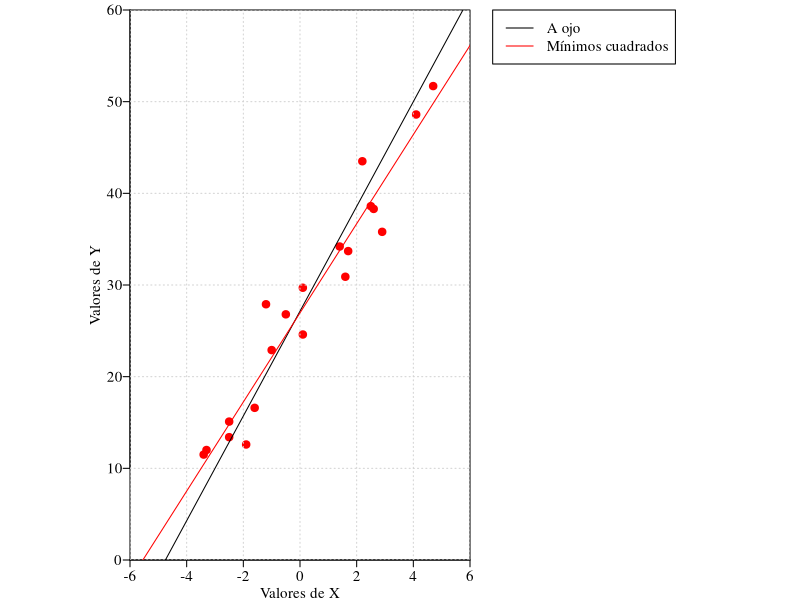

The R script that drew this image:

datos = read.csv2("regresionFuerzaBruta.csv")

png("regresionAOjo.png", width=1800, height=885, res = 300)

par(fig = c(0.1, 0.6, 0, 1), mar = c(2, 2.5, 0.5, 0.5), family = "serif")

plot(datos$X, datos$Y, xlim = c(-6, 6), ylim = c(0, 60),
		 xlab="", ylab="", pch = 19, col = "red",
		 cex = 1, xaxt = "n", yaxt = "n", xaxs="i", yaxs="i")
axis(side=1, padj=-1.5, tck=-0.02, at=seq(-6, 6, by = 2), cex.axis = 0.9)
axis(side=2, hadj=-0.5, tck=-0.02, at=0, cex.axis = 0.9, las = 1)
axis(side=2, hadj=0.2, tck=-0.02, at=seq(10, 60, 10), cex.axis = 0.9, las = 1)
mtext('Valores de X', side=1, line=1.1, cex=0.9, las=1, family = "serif")
mtext('Valores de Y', side=2, line=1.3, cex=0.9, las=0, family = "serif")


grid()
lines(c(-4.75, 5.75), c(0, 60))
abline(lm(datos$Y~datos$X), col = "red")
legend(6.8, 60, legend=c("A ojo", "Mínimos cuadrados"),
       col=c("black", "red"), lty=1, xpd = NA, cex = 0.9)

dev.off()
